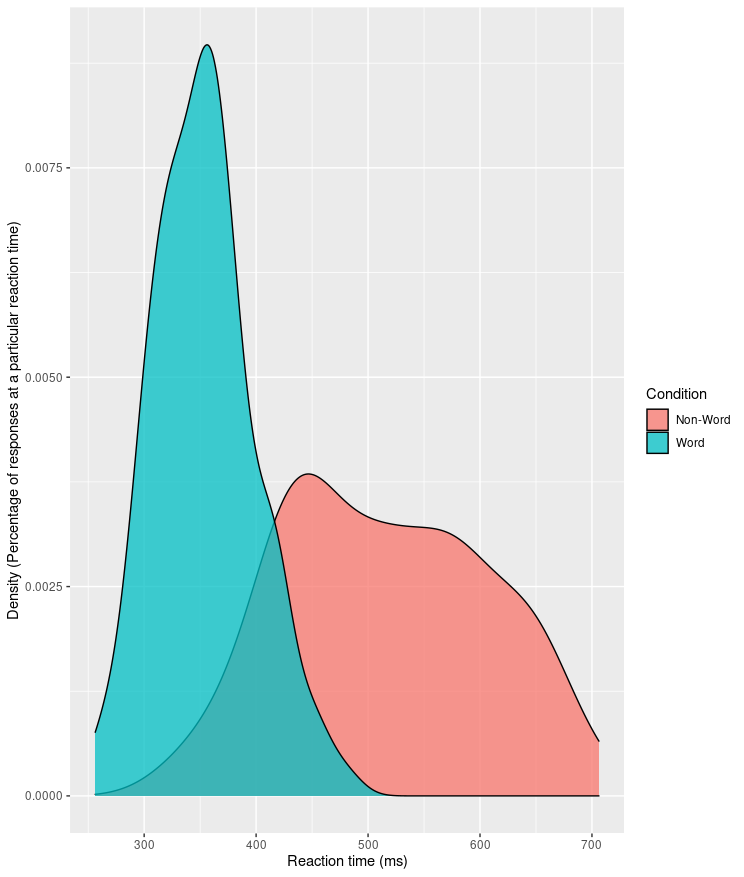

The script that saved this image:
library(tidyverse)
library(readr)

ldt_data <- read_csv("ldt_data.csv")

dat_long <- pivot_longer(data = ldt_data, 
                         cols = rt_word:acc_nonword, 
                         names_sep = "_", 
                         names_to = c("dv_type", "condition"),
                         values_to = "dv") %>%
  pivot_wider(names_from = "dv_type", 
              values_from = "dv")

datatable(dat_long)

plot2 <- ggplot(dat_long, aes(x = rt, fill = condition)) +
  geom_density(alpha = 0.75)+
  scale_fill_discrete(name = "Condition",
                      labels = c("Non-Word", "Word"))+
  labs(x = "Reaction time (ms)",
       y = "Density (Percentage of responses at a particular reaction time)")

plot2

ggsave("primer2.jpeg",plot2)

